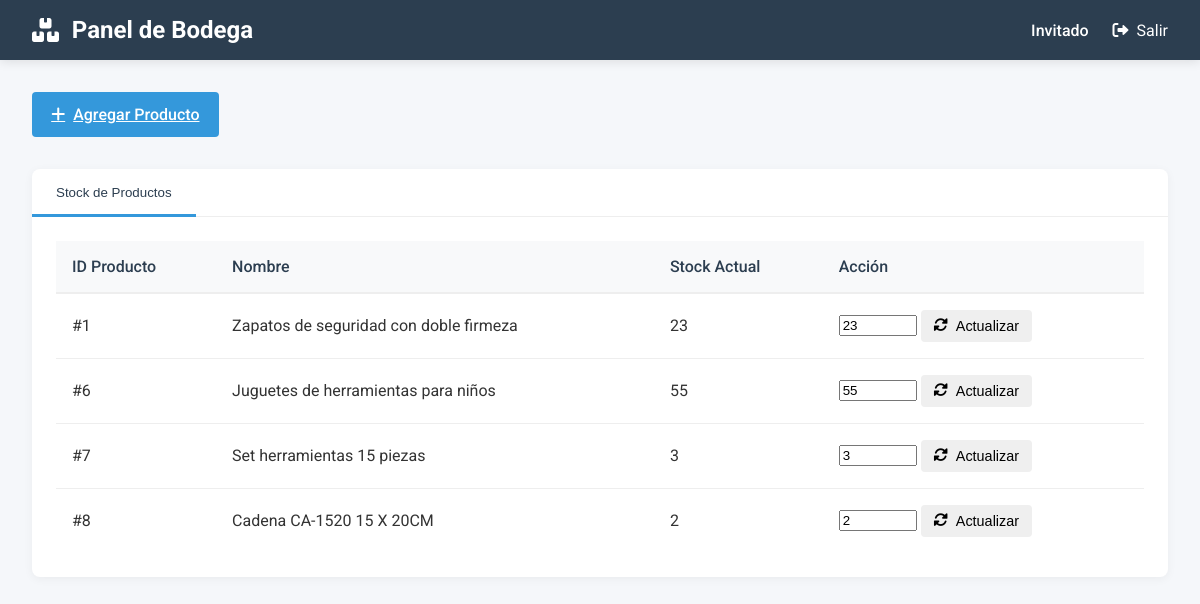
Screenshot of /templates/Vista_Bodeguero.php with the database file from the repository.
### tables this page shows
CREATE TABLE `producto` (
  `idProducto` int(11) NOT NULL,
  `nombre` varchar(60) NOT NULL,
  `descripcion` varchar(200) NOT NULL,
  `precio` int(11) NOT NULL,
  `marca` int(11) NOT NULL,
  `subcategoria` int(11) NOT NULL,
  `imagen` mediumblob DEFAULT NULL,
  `idDescuento` int(11) DEFAULT NULL,
  `stock` int(11) NOT NULL
);

### templates/Vista_Bodeguero.php (the view, shortened to what this page needs)
<?php
require_once '../conexion.php';
$current_user = $_SESSION['current_user'] ?? ['nombre' => 'Invitado'];
$sucursal = $_SESSION['sucursal'] ?? null;
$sql = "SELECT idProducto, nombre, stock FROM producto";
$result = $conexion->query($sql);
$products = [];
if ($result) {
    while ($row = $result->fetch_assoc()) {
        $products[] = $row;
    }
} else {
    die("Error en la consulta de productos: " . $conexion->error);
}
?>
<!DOCTYPE html>
<html lang="es">
<head>
  <link rel="stylesheet" href="https://cdnjs.cloudflare.com/ajax/libs/font-awesome/6.0.0-beta3/css/all.min.css">
  <link rel="stylesheet" href="static/bodeguero.css">
</head>
<body>
  <div class="dashboard-container">
    <header class="dashboard-header">
      <div class="header-left">
        <h1>
          <i class="fas fa-boxes"></i> Panel de Bodega <?php if ($sucursal) echo '- ' . htmlspecialchars($sucursal['nombre']); ?>
        </h1>
      </div>
      <div class="header-right">
        <span class="user-info"><?php echo htmlspecialchars($current_user['nombre']); ?></span>
        <a href="auth/logout.php" class="logout-btn">
          <i class="fas fa-sign-out-alt"></i> Salir
        </a>
      </div>
    </header>
    <div class="content-container">
      <div class="quick-actions">
        <a href="agregar_producto.php" class="btn btn-primary">
          <i class="fas fa-plus"></i> Agregar Producto
        </a>
      </div>
      <div class="tabs-container">
        <div class="tabs">
          <button class="tab-btn active" data-tab="stock">Stock de Productos</button>
        </div>
        <div class="tab-content active" id="stock">
          <div class="table-container">
            <table class="data-table">
              <thead>
                <tr>
                  <th>ID Producto</th>
                  <th>Nombre</th>
                  <th>Stock Actual</th>
                  <th>Acción</th>
                </tr>
              </thead>
              <tbody>
                <?php if (count($products) > 0): ?>
                  <?php foreach ($products as $product): ?>
                    <tr>
                      <td>#<?php echo htmlspecialchars($product['idProducto']); ?></td>
                      <td><?php echo htmlspecialchars($product['nombre']); ?></td>
                      <td><?php echo htmlspecialchars($product['stock']); ?></td>
                      <td class="actions-cell">
                        <form action="../actualizar_stock.php" method="POST" style="display:inline;">
                          <input type="number" name="nuevo_stock" value="<?php echo $product['stock']; ?>" min="0" style="width: 70px;">
                          <button type="submit" class="btn-action update">
                            <i class="fas fa-sync-alt"></i> Actualizar
                          </button>
                        </form>
                      </td>
                    </tr>
                  <?php endforeach; ?>
                <?php else: ?>
                  <tr>
                    <td colspan="4" class="no-data">No hay productos registrados</td>
                  </tr>
                <?php endif; ?>
              </tbody>
            </table>
          </div>
        </div>
      </div>
    </div>
  </div>
</body>
</html>

### templates/static/Bodeguero.css (style rules this page uses)
body { font-family: 'Roboto', sans-serif; margin: 0; background-color: #f5f7fa; color: #333; }
.dashboard-container { display: flex; flex-direction: column; min-height: 100vh; }
.dashboard-header { background-color: #2c3e50; color: white; padding: 1rem 2rem; display: flex; justify-content: space-between; align-items: center; box-shadow: 0 2px 10px rgba(0, 0, 0, 0.1); }
.header-left h1 { margin: 0; font-size: 1.5rem; display: flex; align-items: center; gap: 0.8rem; }
.header-right { display: flex; align-items: center; gap: 1.5rem; }
.user-info { font-weight: 500; }
.logout-btn { color: white; text-decoration: none; display: flex; align-items: center; gap: 0.5rem; transition: color 0.3s; }
.content-container { padding: 2rem; flex: 1; }
.quick-actions { display: flex; gap: 1rem; margin-bottom: 2rem; }
.btn { padding: 0.8rem 1.2rem; border-radius: 4px; border: none; font-weight: 500; cursor: pointer; display: flex; align-items: center; gap: 0.5rem; transition: all 0.3s; }
.btn-primary { background-color: #3498db; color: white; }
.tabs-container { background-color: white; border-radius: 8px; box-shadow: 0 2px 10px rgba(0, 0, 0, 0.05); overflow: hidden; }
.tabs { display: flex; border-bottom: 1px solid #eee; }
.tab-btn { padding: 1rem 1.5rem; background: none; border: none; cursor: pointer; font-weight: 500; color: #7f8c8d; position: relative; }
.tab-btn.active { color: #2c3e50; }
.tab-btn.active::after { content: ''; position: absolute; bottom: -1px; left: 0; width: 100%; height: 3px; background-color: #3498db; }
.tab-content { display: none; padding: 1.5rem; }
.tab-content.active { display: block; }
.table-container { overflow-x: auto; }
.data-table { width: 100%; border-collapse: collapse; }
.data-table th { background-color: #f8f9fa; padding: 1rem; text-align: left; font-weight: 500; color: #2c3e50; border-bottom: 2px solid #eee; }
.data-table td { padding: 1rem; border-bottom: 1px solid #eee; vertical-align: middle; }
.data-table tr:last-child td { border-bottom: none; }
.btn-action { padding: 0.5rem 0.8rem; border-radius: 4px; border: none; font-weight: 500; cursor: pointer; display: inline-flex; align-items: center; gap: 0.5rem; font-size: 0.9rem; transition: all 0.3s; margin-right: 0.5rem; }

### rows the page displays
producto: idProducto "1", nombre "Zapatos de seguridad con doble firmeza", stock "23", nuevo_stock "23"
producto: idProducto "6", nombre "Juguetes de herramientas para niños", stock "55", nuevo_stock "55"
producto: idProducto "7", nombre "Set herramientas 15 piezas", stock "3", nuevo_stock "3"
producto: idProducto "8", nombre "Cadena CA-1520 15 X 20CM", stock "2", nuevo_stock "2"

### other values shown
$current_user['nombre'] "Invitado"
